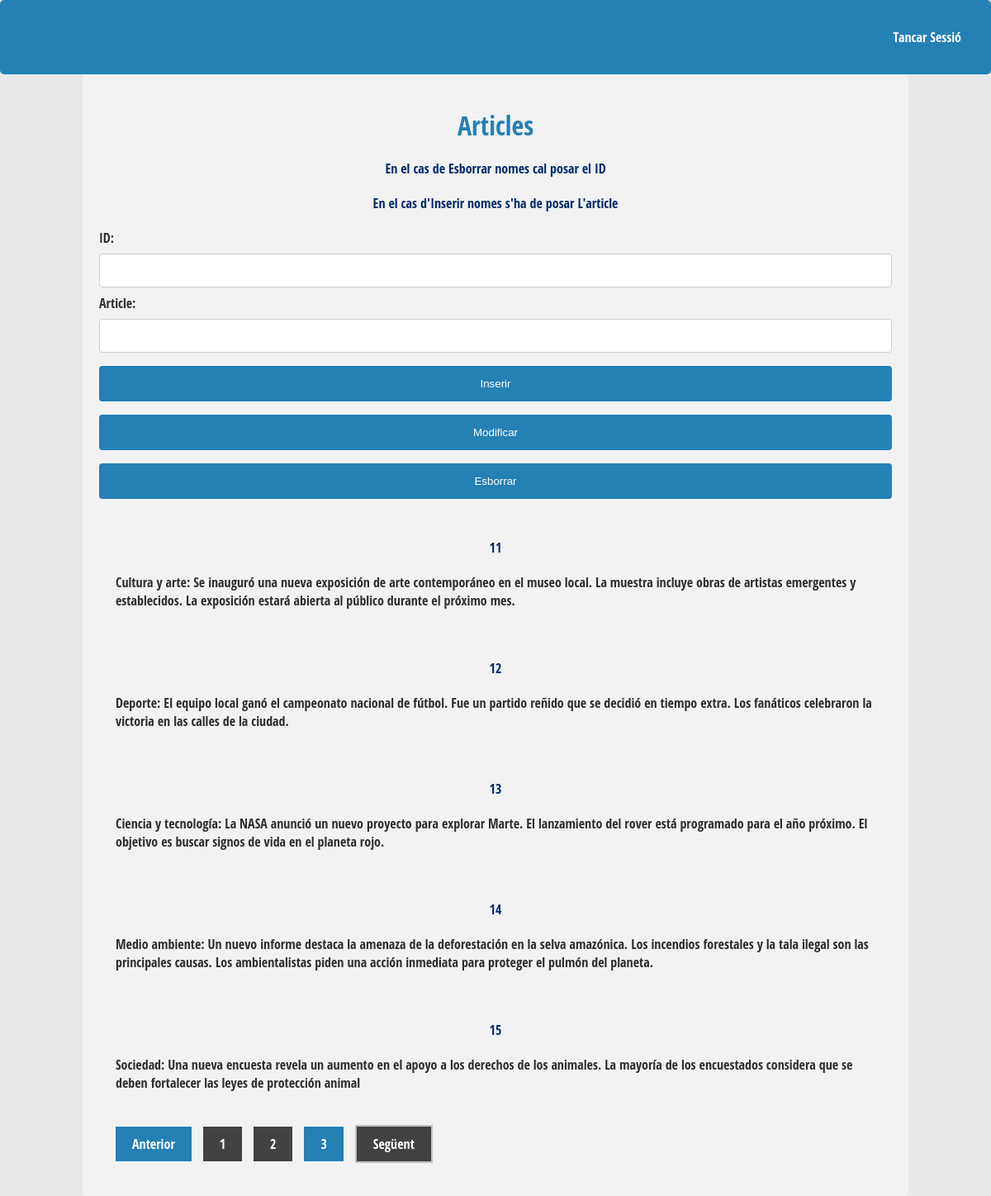
Page /Controlador/usuari.php?pagina=3 on the committed database.
### tables this page shows
CREATE TABLE IF NOT EXISTS `articles` (
  `id` int(200) NOT NULL AUTO_INCREMENT,
  `article` text NOT NULL,
  PRIMARY KEY (`id`)
);

### Controlador/usuari.php (called while the page is built, shortened)
<?php
  $connexio = conectar();
    if (isset($_GET['articles'])) {
      $limit = $_GET['articles'];
    } else {
      $limit = 5;
    }
    $pagina = isset($_GET['pagina']) && is_numeric($_GET['pagina']) ? $_GET['pagina'] : 1;
    $iLimit = ($pagina-1)*$limit;
    $stmt = $connexio->prepare("SELECT * FROM articles");
    $stmt->execute();
    $totalResultats = $stmt->rowCount();
    $totalPagines = ceil($totalResultats/$limit);
  $stmt = $connexio->prepare('SELECT * FROM articles ORDER BY id LIMIT ?, ?');
  $stmt->bindParam(1, $iLimit, PDO::PARAM_INT);
  $stmt->bindParam(2, $limit, PDO::PARAM_INT);
  $stmt->execute();
  $articles = $stmt->fetchAll();
  include '../Vista/usuari.vista.php'
  ?>

### Vista/usuari.vista.php (the view, shortened to what this page needs)
<!DOCTYPE html>
<html lang="en">
<head>
	<link rel="stylesheet" href="../Estils/estils.css">
</head>
<body>
<div class="navbar">
    <a href="../index.php">Tancar Sessió</a>
</div>
<div class="contenidor">
		<h1>Articles</h1>
        <form method="post" action="<?php echo htmlspecialchars($_SERVER["PHP_SELF"]);?>">
        <h4>En el cas de Esborrar  nomes cal posar el ID</h4>
        <h4>En el cas d'Inserir nomes s'ha de posar L'article</h4>
        <label> ID: </label>
        <input type="number" id="id" name="id">
        <label> Article:</label>
        <input type="text" id="article" name="article"> </input>
        <input type="submit" name="inserir" value="Inserir">
        <input type="submit" name="modificar" value="Modificar">
        <input type="submit" name="esborrar" value="Esborrar">
    </form>
		<?php foreach($articles as $article): ?>
    <div class="article">
        <h4><?php echo $article['id'];?></h4>
        <p><?php echo $article['article'];?></p>
    </div>
    <?php endforeach; ?>
<div class="paginacio">
<ul>
  <?php if ($pagina > 1): ?>
   <li class="active"> <a href='<?php echo "?pagina=".($pagina-1); ?>' >Anterior</a> </li>
  <?php else: ?>
  <li class="disabled"> <a>Anterior</a> </li>
  <?php endif; ?>
  <?php for($i = 1; $i <= $totalPagines; $i++): ?>
    <?php if ($pagina == $i): ?>
     <li class="active"> <a ><?php echo $i; ?></a></li>
    <?php else: ?>
     <li> <a href='<?php echo "?pagina=".$i; ?>'><?php echo $i; ?></a> </li>
    <?php endif; ?>
  <?php endfor; ?>
  <?php if ($pagina < $totalPagines): ?>
   <li class="active"> <a href='<?php echo "?pagina=".($pagina+1); ?>'>Següent</a></li>
  <?php else: ?>
   <li class="disabled"> <a>Següent</a> </li>
  <?php endif; ?>
	</ul>
</div>
</div>
</body>
</html>

### Estils/estils.css (style rules this page uses)
* { margin: 0; padding: 0; -webkit-box-sizing: border-box; -moz-box-sizing: border-box; box-sizing: border-box; }
body { background: #e9e9e9; color: #2e2e2e; font-family: 'Open Sans Condensed', sans-serif; }
.contenidor { width: 90%; max-width: 1000px; margin: auto; }
h1 { margin: 20px 0; text-align: center; font-family: 'Open Sans Condensed', sans-serif; color: #2580b4; font-weight: black; }
h4 { margin: 20px 0; text-align: center; font-family: 'Open Sans Condensed', sans-serif; color: #002a69; font-weight: black; }
.paginacio ul { list-style: none; }
.paginacio ul li { display: inline-block; margin-right: 10px; }
.paginacio ul .active a { background: #2580b4; }
.paginacio ul .disabled { background: #c2bfbf; display: inline-block; font-family: 'Open Sans Condensed', sans-serif; padding: 2px 2px; cursor:not-allowed; color:#fff; text-decoration: none; }
.paginacio ul li a { display: inline-block; font-family: 'Open Sans Condensed', sans-serif; padding: 10px 20px; background: #424242; color:#fff; text-decoration: none; }
.navbar { background-color: #2580b4; overflow: hidden; }
.navbar a { float: right; display: block; color: white; text-align: center; padding: 14px 16px; text-decoration: none; }
input[type=text], select { width: 100%; padding: 12px 20px; margin: 8px 0; display: inline-block; border: 1px solid #ccc; border-radius: 4px; box-sizing: border-box; }
input[type=submit] { width: 100%; background-color: #2580b4; color: white; padding: 14px 20px; margin: 8px 0; border: none; border-radius: 4px; cursor: pointer; }
div { border-radius: 5px; background-color: #f2f2f2; padding: 20px; }
input[type=number], select { width: 100%; padding: 12px 20px; margin: 8px 0; display: inline-block; border: 1px solid #ccc; border-radius: 4px; box-sizing: border-box; }

### rows in the picture
articles: id "11", article "Cultura y arte: Se inauguró una nueva exposición de arte contemporáneo en el museo local. La muestra incluye obras de artistas emergentes y establecidos. La exposición estará abierta al público durante el próximo mes."
articles: id "12", article "Deporte: El equipo local ganó el campeonato nacional de fútbol. Fue un partido reñido que se decidió en tiempo extra. Los fanáticos celebraron la victoria en las calles de la ciudad."
articles: id "13", article "Ciencia y tecnología: La NASA anunció un nuevo proyecto para explorar Marte. El lanzamiento del rover está programado para el año próximo. El objetivo es buscar signos de vida en el planeta rojo."
articles: id "14", article "Medio ambiente: Un nuevo informe destaca la amenaza de la deforestación en la selva amazónica. Los incendios forestales y la tala ilegal son las principales causas. Los ambientalistas piden una acción inmediata para proteger el pulmón del planeta."
articles: id "15", article "Sociedad: Una nueva encuesta revela un aumento en el apoyo a los derechos de los animales. La mayoría de los encuestados considera que se deben fortalecer las leyes de protección animal"
